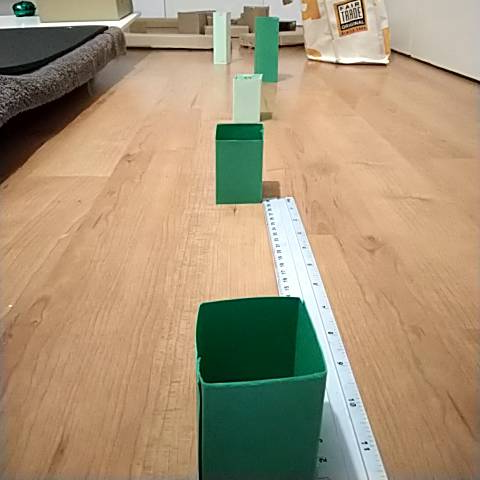
#> input picture src/view/reference photos/190-210cm visionrange.png, 480 x 480 px
$ python -i train_DQN_2.py   (imports and definitions only)
#> lines starting #> are read from the running program, lines starting #| are printed output that depends on the picture; after the words box and inside, x2 and y2 are one past the last pixel; in counts of white or black regions, pixels touching at a corner belong together
#> further down, picture is the input picture: shape (480, 480, 3); mean B, G, R 117.8, 147, 166.6
### TASK 2

from tqdm import tqdm
import numpy as np
import torch
import pickle
import cv2

from robot_interface_DQN import RoboboEnv
from DQN import DQNAgent

FOOD_HSV_MIN = (36, 0, 0)
FOOD_HSV_MAX = (86, 255, 255)

def identify_food(img, min_hsv=FOOD_HSV_MIN, max_hsv=FOOD_HSV_MAX):
    # Convert to Hue-Saturation-Value (HSV)
#> called with min_hsv = (36, 0, 0), max_hsv = (86, 255, 255)
    img = cv2.cvtColor(img, cv2.COLOR_BGR2HSV)
#> img: shape (480, 480, 3); mean H, S, V 28, 101.2, 174.9

    # Mask out parts of original image that lie in color range
    mask = cv2.inRange(img, min_hsv, max_hsv)
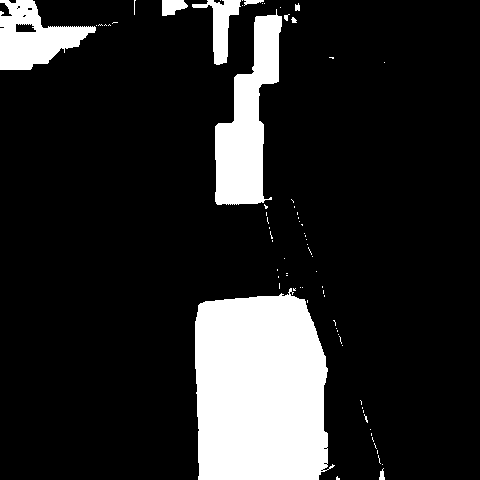
#> mask: shape (480, 480); 15.3% white; 74 white regions (64 under 20 px)

    # Try to find blobs
    contours, _ = cv2.findContours(mask, cv2.RETR_TREE, cv2.CHAIN_APPROX_SIMPLE)
#> contours = 82 contours, 73 with area under 20; largest, box (x1, y1, x2, y2) and area: (195, 288, 335, 480) 22495, (215, 9, 282, 205) 6584, (0, 0, 96, 70) 3654, (192, 0, 241, 65) 1082, (162, 0, 188, 16) 270
    if not len(contours):
        return np.array([1, 0, 0])  # ('no food', x, y)

    # Select largest contour from the mask
    largest_contour = max(contours, key=cv2.contourArea)
#> largest_contour = contour of 169 points, box (x1, y1, x2, y2) (195, 288, 335, 480), area 22495
    if cv2.contourArea(largest_contour) < 8:
        return np.array([1, 0, 0])  # ('no food', x, y)

    # Determine center of the blob
    M = cv2.moments(largest_contour)
#> M = moments, m00 22495, centre m10/m00, m01/m00 = (259.4, 390)
    x = int(M["m10"] / M["m00"])
#> x = 259
    y = int(M["m01"] / M["m00"])
#> y = 390

    # Normalize x and y relative to image centroid and image width/height
    y_norm = 2 * (y / img.shape[0]) - 1
#> y_norm = 0.625
    x_norm = 2 * (x / img.shape[1]) - 1
#> x_norm = 0.0792
    return np.array([0, x_norm, y_norm])

# [72 lines left out: functions compute_reward, train_controller, not called in this run]

# [16 lines not run here, left out]

>>> import cv2
>>> picture = cv2.imread('view/reference photos/190-210cm visionrange.png')
>>> result = identify_food(picture)
#> result = [0, 0.0792, 0.625]
